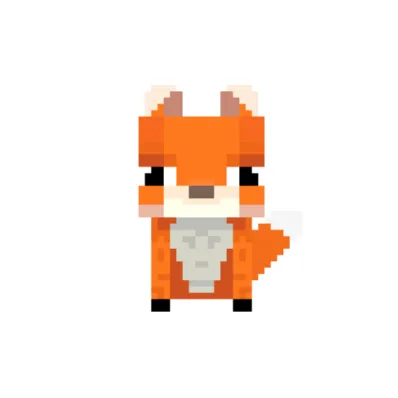
#> input picture foxy-bot-pp.webp, 398 x 398 px, found by its file name
$ python circle_crop.py
#> lines starting #> are read from the running program, lines starting #| are printed output that depends on the picture; after the words box and inside, x2 and y2 are one past the last pixel; in counts of white or black regions, pixels touching at a corner belong together
from PIL import Image, ImageDraw

def make_circle(img_path):
    # Open image
#> called with img_path = 'web/dashboard/public/foxy-bot-pp.webp'
    img = Image.open(img_path).convert("RGBA")

    # Create mask
    mask = Image.new('L', img.size, 0)
#> mask: PIL image 398x398 L; every value is 0
    draw = ImageDraw.Draw(mask)
    draw.ellipse((0, 0, img.size[0], img.size[1]), fill=255)

    # Apply mask
    result = img.copy()
    result.putalpha(mask)
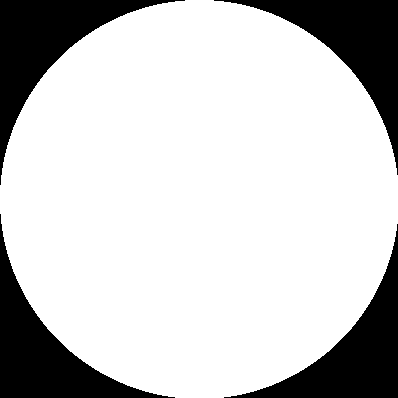
#> mask: PIL image 398x398 L; 78.8% white; 4 black regions, box (x1, y1, x2, y2) and area: (0, 0, 185, 185) 8565, (214, 0, 398, 175) 8380, (0, 214, 175, 398) 8380, (224, 224, 398, 398) 8196

    # Save back
    result.save(img_path, "WEBP")

make_circle("web/dashboard/public/foxy-bot-pp.webp")
print("Successfully made the image circular.")
